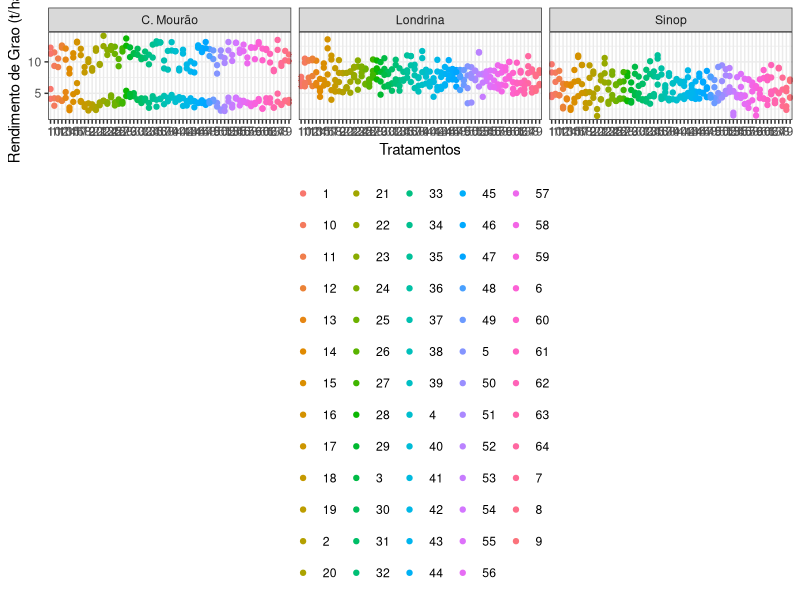

Generate this figure with R: (Note: this script raises an error after producing the figure.)
# Análise conjunta para grupos de experimentos casualizados em blocos
library(readxl)

dados <- read_excel("first analysis.xlsx")
str(dados)

library(dplyr)
dados <- dados %>%
  mutate(Block = as.character(Block), 
         Treat = as.character(Treat), 
         Name_city = as.character(Name_city),
         Grain_yield = as.numeric(Grain_yield, na.rm = TRUE))
str(dados)
colnames(dados)

library(ggplot2)
ggplot(dados,
       aes(x = Treat,
           y = Grain_yield,
           color = Treat)) + 
  geom_point() +
  facet_wrap(~Name_city) +
  xlab("Tratamentos") +
  ylab("Rendimento de Grao (t/ha)") +
  theme_bw() +
  theme(legend.position = "bottom",
        legend.direction = "horizontal",
        legend.title = element_blank())


#Analises Individuais
library(lmtest)

#Local 1 - Planaltina
mod.l1<- aov(Grain_yield ~ Block + Treat, 
             data=dados, 
             subset = c(Name_city=="Planaltina"))

shapiro.test(rstandard(mod.l1))

lmtest::bptest(mod.l1) #studentized Breusch-Pagan test

ggplot(subset(dados, Name_city=="Planaltina"),
       aes(x = Treat,
           y = rstudent(mod.l1))) +
  geom_point()

anova(mod.l1)     

#Local 2 - Sinop
mod.l2<- aov(Grain_yield ~ Block + Treat,
             data = dados,
             subset = c(Name_city=="Sinop"))

shapiro.test(rstandard(mod.l2))

lmtest::bptest(mod.l2) #studentized Breusch-Pagan test

ggplot(subset(dados, Name_city=="Planaltina"),
       aes(x = Treat,
           y = rstudent(mod.l2))) +
  geom_point()


anova(mod.l2)     

#Local 3 - C. Mourão        
mod.l3<- aov(Grain_yield ~ Block + Treat,
             data = dados,
             subset = c(Name_city=="C. Mourão"))

shapiro.test(rstandard(mod.l3))

lmtest::bptest(mod.l3) #studentized Breusch-Pagan test

ggplot(subset(dados, Name_city=="Planaltina"),
       aes(x = Treat,
           y = rstudent(mod.l3))) +
  geom_point()


anova(mod.l3)     

#Local 4 - Londrina
mod.l4<- aov(Grain_yield ~ Block + Treat,
             data = dados,
             subset = c(Name_city=="Londrina"))

shapiro.test(rstandard(mod.l4))

lmtest::bptest(mod.l4) #studentized Breusch-Pagan test

ggplot(subset(dados, Name_city=="Londrina"),
       aes(x = Treat,
           y = rstudent(mod.l4))) +
  geom_point()


anova(mod.l4) 

#Local 5 - 7 Lagoas ($)
mod.l5 <- aov(Grain_yield ~ Block + Treat,
              data = dados,
              subset = c(Name_city == "7 Lagoas ($)"))

shapiro.test(rstandard(mod.l5))

lmtest::bptest(mod.l5) #studentized Breusch-Pagan test

ggplot(subset(dados, Name_city == "7 Lagoas ($)"),
       aes(x = Treat,
           y = rstudent(mod.l5))) +
  geom_point()

anova(mod.l5)

#Local 6 - Goiânia
mod.l6 <- aov(Grain_yield ~ Block + Treat,
              data = dados,
              subset = c(Name_city == "Goiânia"))

shapiro.test(rstandard(mod.l6))

lmtest::bptest(mod.l6)

ggplot(subset(dados, Name_city == "Goiânia"),
       aes(x = Treat,
           y = rstudent(mod.6))) +
  geom_point()

anova(mod.l6)

#Local 7 - Londrina (2)
mod.l7 <- aov(Grain_yield ~ Block + Treat,
              data = dados,
              subset = c(Name_city == "Londrina (2)"))

shapiro.test(rstandard(mod.l7))

lmtest::bptest(mod.l7)

ggplot(subset(dados, Name_city == "Londrina (2)"),
       aes(x = Treat,
           y = rstandard(mod.l7))) +
  geom_point()

anova(mod.l7)

#Local 8 - Dourados
mod.l8 <- aov(Grain_yield ~ Block + Treat,
              data = dados,
              subset = c(Name_city == "Dourados"))

shapiro.test(rstandard(mod.l8))

lmtest::bptest(mod.l8)

ggplot(subset(dados, Name_city == "Dourados"),
       aes(x = Treat,
           y = rstandard(mod.l8))) +
  geom_point()

anova(mod.l8)

#Local 9 - S. Rai. das Mangabeiras
mod.l9 <- aov(Grain_yield ~ Block + Treat,
              data = dados,
              subset = c(Name_city == "S. Rai. das Mangabeiras"))

shapiro.test(rstandard(mod.l9))

lmtest::bptest(mod.l9)

ggplot(subset(dados, Name_city == "S. Rai. das Mangabeiras"),
       aes(x = Treat,
           y = rstandard(mod.l9))) +
  geom_point()

anova(mod.l9)

#Local 10 - Vilhena
mod.l10 <- aov(Grain_yield ~ Block + Treat,
               data = dados,
               subset = c(Name_city == "Vilhena"))

shapiro.test(rstandard(mod.l10))

lmtest::bptest(mod.l10)

ggplot(subset(dados, Name_city == "Vilhena"),
       aes(x = Treat,
           y = rstandard(mod.l10))) +
  geom_point()

anova(mod.l10)

#Local 11 - Sinop (2)
mod.l11 <- aov(Grain_yield ~ Block + Treat,
               data = dados,
               subset = c(Name_city == "Sinop (2)"))

shapiro.test(rstandard(mod.l11))

lmtest::bptest(mod.l11)

ggplot(subset(dados, Name_city == "Sinop (2)"),
       aes(x = Treat,
           y = rstandard(mod.l11))) +
  geom_point()

anova(mod.l11)

#Local12 - C. Mourão (2)
mod.l12 <- aov(Grain_yield ~ Block + Treat,
               data = dados,
               subset = c(Name_city == "C. Mourão (2)"))

shapiro.test(rstandard(mod.l12))

lmtest::bptest(mod.l12)

ggplot(subset(dados, Name_city == "C. Mourão (2)"),
       aes(x = Treat,
           y = rstandard(mod.l12))) +
  geom_point()

anova(mod.l12)

#Local13 - N. S. das Dores ($)
mod.l13 <- aov(Grain_yield ~ Block + Treat,
               data = dados,
               subset = c(Name_city == "N. S. das Dores ($)"))

shapiro.test(rstandard(mod.l13))

lmtest::bptest(mod.l13)

ggplot(subset(dados, Name_city == "N. S. das Dores ($)"),
       aes(x = Treat,
           y = rstandard(mod.l13))) +
  geom_point()

anova(mod.l13)

#Local14 - N. S. das Dores
mod.l14 <- aov(Grain_yield ~ Block + Treat,
               data = dados,
               subset = c(Name_city == "N. S. das Dores"))

shapiro.test(rstandard(mod.l14))

lmtest::bptest(mod.l14)

ggplot(subset(dados, Name_city == "N. S. das Dores"),
       aes(x = Treat,
           y = rstandard(mod.l14))) +
  geom_point()

anova(mod.l14)

#Local15 - Janaúba
mod.l15 <- aov(Grain_yield ~ Block + Treat,
               data = dados,
               subset = c(Name_city == "Janaúba"))

shapiro.test(rstandard(mod.l15))

lmtest::bptest(mod.l15)

ggplot(subset(dados, Name_city == "Janaúba"),
       aes(x = Treat,
           y = rstandard(mod.l15))) +
  geom_point()

anova(mod.l15)

# Análise Conjunta

# Razão entre os quadrados médios dos resíduos

(QMResiduo1<- anova(mod.l1)$"Mean Sq"[3])
(QMResiduo2<- anova(mod.l2)$"Mean Sq"[3])
(QMResiduo3<- anova(mod.l3)$"Mean Sq"[3])
(QMResiduo4<- anova(mod.l4)$"Mean Sq"[3])
(QMResiduo5<- anova(mod.l5)$"Mean Sq"[3])
(QMResiduo6<- anova(mod.l6)$"Mean Sq"[3])
(QMResiduo7<- anova(mod.l7)$"Mean Sq"[3])
(QMResiduo8<- anova(mod.l8)$"Mean Sq"[3])
(QMResiduo9<- anova(mod.l9)$"Mean Sq"[3])
(QMResiduo10<- anova(mod.l10)$"Mean Sq"[3])
(QMResiduo11<- anova(mod.l11)$"Mean Sq"[3])
(QMResiduo12<- anova(mod.l12)$"Mean Sq"[3])
(QMResiduo13<- anova(mod.l13)$"Mean Sq"[3])
(QMResiduo14<- anova(mod.l14)$"Mean Sq"[3])
(QMResiduo15<- anova(mod.l15)$"Mean Sq"[3])

QMResiduo<- c(QMResiduo1, QMResiduo2, QMResiduo3, QMResiduo4, QMResiduo5, 
              QMResiduo6, QMResiduo7, QMResiduo8, QMResiduo9, QMResiduo10, 
              QMResiduo11, QMResiduo12, QMResiduo13, QMResiduo14, QMResiduo15)

(max(QMResiduo)/min(QMResiduo))

# ANOVA 
mod.conj <- aov(Grain_yield ~ Name_city + Name_city:Block+
                  Treat + Name_city:Treat, 
                data=dados)
anova(mod.conj)

## Análise exploratória (descritiva)

ggplot(data=dados,
       aes(x = Treat,
           y = Grain_yield,
           color = Name_city,
           group = Name_city)) + 
  geom_point(stat = "summary",
             fun = "mean") +
  geom_line(stat = "summary",
            fun = "mean") +
  xlab("Treatment") +
  ylab("Grain_yield") +
  theme_bw() +
  theme(legend.position = "bottom",
        legend.direction = "horizontal",
        legend.title = element_blank())

# Como o efeito da interação entre Locais e Tratamentos foi significativo,
# vamos avaliar o efeito de Tratamentos dentro de cada um dos Locais.

## Efeito de Tratamentos dentro de cada Local

local.m <- model.matrix( ~ Name_city - 1, 
                         dados)
colnames(local.m)

mod.tratd.local<- aov(Grain_yield ~ Name_city + Name_city:Block + 
                        local.m[, "Name_cityPlanaltina"]:Treat + # efeito de Tratamento dentro do Local L1
                        local.m[, "Name_citySinop"]:Treat + 
                        local.m[, "Name_cityC. Mourão"]:Treat +
                        local.m[, "Name_cityLondrina"]:Treat +
                        local.m[, "Name_city7 Lagoas ($)"]:Treat +
                        local.m[, "Name_cityGoiânia"]:Treat +
                        local.m[, "Name_cityLondrina (2)"]:Treat +
                        local.m[, "Name_cityDourados"]:Treat +
                        local.m[, "Name_cityS. Rai. das Mangabeiras"]:Treat +
                        local.m[, "Name_cityVilhena"]:Treat +
                        local.m[, "Name_citySinop (2)"]:Treat +
                        local.m[, "Name_cityC. Mourão (2)"]:Treat +
                        local.m[, "Name_cityN. S. das Dores"]:Treat +
                        local.m[, "Name_cityN. S. das Dores ($)"]:Treat +
                        local.m[, "Name_cityJanaúba"]:Treat,
                        
                      data=dados)

anova(mod.tratd.local)

